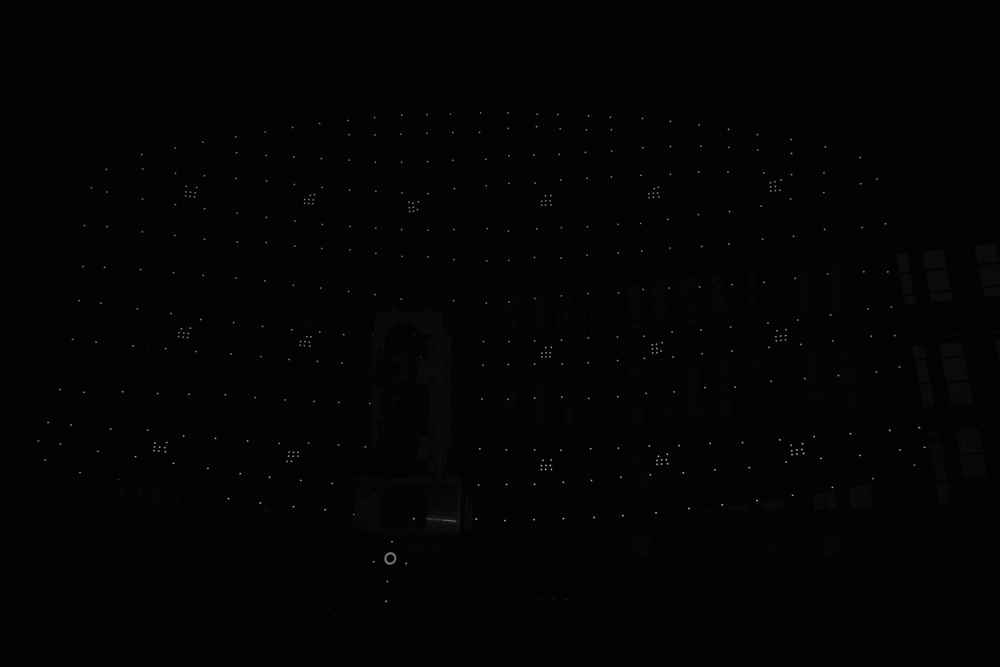
//> input picture Measurement Task/DSC_5101.JPG, 1000 x 667 px, shrunk from 7360 x 4912 before the run
$ ./task1   (built with g++ and OpenCV 4)
//> lines starting //> are read from the running program, lines starting //| are printed output that depends on the picture; after the words box and inside, x2 and y2 are one past the last pixel; in counts of white or black regions, pixels touching at a corner belong together

#include <opencv2/opencv.hpp>
#include <iostream>
#include <iomanip>
#include <string>
#include <vector>
#include <climits>

// ─────────────────────────────────────────────────────────────
//  工具函数：弹出命名窗口并等待任意键
//  注意：点击图像窗口后按键盘任意键继续，不要点 × 关闭！
// ─────────────────────────────────────────────────────────────
static void showAndWait(const std::string& winName, const cv::Mat& img)
{
    cv::namedWindow(winName, cv::WINDOW_NORMAL);
    cv::imshow(winName, img);
    std::cout << "[点击图像窗口后按任意键继续 → " << winName << "]\n";
    cv::waitKey(0);
    cv::destroyWindow(winName);
}

// ─────────────────────────────────────────────────────────────
//  存储每个目标点的信息
// ─────────────────────────────────────────────────────────────
struct TargetPoint {
    cv::Point2f topLeft;
    cv::Point2f bottomRight;
    int         area;
    cv::Point2f centroid;
};

int main()
{
    // 设置控制台编码为 UTF-8，解决中文乱码
    system("chcp 65001 > nul");

    std::cout << "程序启动...\n";

    // ══════════════════════════════════════════════════════════
    //  Step 1. 读取原始图像
    //  !! 把下面路径改成你图片的实际路径，路径中不要有中文 !!
    // ══════════════════════════════════════════════════════════
    const std::string imagePath = "D:\\cv2\\Measurement Task\\DSC_5101.JPG";

    std::cout << "正在读取图片：" << imagePath << "\n";
    cv::Mat img = cv::imread(imagePath, cv::IMREAD_COLOR);
//> img is the input picture: 667 rows x 1000 cols, CV_8UC3; min 0, max 188, mean 3.4
    if (img.empty()) {
        std::cerr << "错误：找不到图片！请检查路径：" << imagePath << "\n";
        system("pause");
        return -1;
    }
    std::cout << "图像尺寸：" << img.cols << " x " << img.rows
              << "，通道数：" << img.channels() << "\n";
//| 图像尺寸：1000 x 667，通道数：3

    showAndWait("1. Yuan Shi Tu Xiang", img);


    // ══════════════════════════════════════════════════════════
    //  Step 2. 转换为灰度图
    // ══════════════════════════════════════════════════════════
    std::cout << "Step 2: 转换灰度图...\n";
    cv::Mat grayImg;
    if (img.channels() == 3)
        cv::cvtColor(img, grayImg, cv::COLOR_BGR2GRAY);
    else
        grayImg = img.clone();

    showAndWait("2. Hui Du Tu", grayImg);


    // ══════════════════════════════════════════════════════════
    //  Step 3. 去除背景（每个像素 -10，饱和减法）
    // ══════════════════════════════════════════════════════════
    std::cout << "Step 3: 去除背景...\n";
    cv::Mat bgRemoved;
    cv::subtract(grayImg, cv::Scalar(10), bgRemoved);

    showAndWait("3. Qu Chu Bei Jing", bgRemoved);


    // ══════════════════════════════════════════════════════════
    //  Step 4. 高斯滤波（5×5，sigma=2）
    // ══════════════════════════════════════════════════════════
    std::cout << "Step 4: 高斯滤波...\n";
    cv::Mat gaussianImg;
    cv::GaussianBlur(bgRemoved, gaussianImg, cv::Size(5, 5), 2.0, 2.0,
                     cv::BORDER_REPLICATE);

    showAndWait("4. Gao Si Lv Bo", gaussianImg);


    // ══════════════════════════════════════════════════════════
    //  Step 5. 二值化（阈值 = 0.1 × 255 ≈ 25）
    // ══════════════════════════════════════════════════════════
    std::cout << "Step 5: 二值化...\n";
    cv::Mat bwImg;
    cv::threshold(gaussianImg, bwImg, 0.1 * 255.0, 255, cv::THRESH_BINARY);
//> bwImg: 667 rows x 1000 cols, CV_8UC1; 0.03% white; 5 white regions (3 under 20 px), largest, box (x1, y1, x2, y2) and area: (383, 551, 397, 566) 132, (443, 519, 455, 523) 37

    showAndWait("5. Er Zhi Hua", bwImg);


    // ══════════════════════════════════════════════════════════
    //  Step 6. 连通区域分析并用伪彩色显示
    // ══════════════════════════════════════════════════════════
    std::cout << "Step 6: 连通区域分析...\n";
    cv::Mat labelMap;
    int numLabels = cv::connectedComponents(bwImg, labelMap, 8, CV_32S);
//> labelMap: 667 rows x 1000 cols, CV_32SC1; 6 distinct labels, from 0 to 5
//> numLabels = 6

    // 生成伪彩色图
    cv::Mat colorLabel(labelMap.size(), CV_8UC3, cv::Vec3b(0, 0, 0));
    std::vector<cv::Vec3b> colors(numLabels);
    colors[0] = cv::Vec3b(0, 0, 0);
    cv::RNG rng(42);
    for (int k = 1; k < numLabels; ++k)
        colors[k] = cv::Vec3b(rng.uniform(50, 255),
                              rng.uniform(50, 255),
                              rng.uniform(50, 255));
//> this loop made 5 passes
    for (int r = 0; r < labelMap.rows; ++r)
        for (int c = 0; c < labelMap.cols; ++c)
            colorLabel.at<cv::Vec3b>(r, c) = colors[labelMap.at<int>(r, c)];

    std::cout << "共检测到连通区域（不含背景）：" << numLabels - 1 << " 个\n";
//| 共检测到连通区域（不含背景）：5 个
    showAndWait("6. Lian Tong Qu Yu", colorLabel);


    // ══════════════════════════════════════════════════════════
    //  Step 7. 灰度重心法（优化版：单次遍历全图，适合大图）
    //
    //  公式：
    //    x = Σ(xi * f(xi,yi)) / Σf(xi,yi)
    //    y = Σ(yi * f(xi,yi)) / Σf(xi,yi)
    // ══════════════════════════════════════════════════════════
    std::cout << "Step 7: 计算灰度重心（大图可能需要几秒）...\n";

    cv::Mat resultImg;
    cv::cvtColor(gaussianImg, resultImg, cv::COLOR_GRAY2BGR);

    // 一次性收集所有连通域数据
    struct LabelData {
        double sumF  = 0;
        double sumXF = 0;
        double sumYF = 0;
        int minX = INT_MAX, minY = INT_MAX;
        int maxX = 0,       maxY = 0;
        int count = 0;
    };
    std::vector<LabelData> labelData(numLabels);
//> labelData = 6 items

    // 只遍历一次全图
    for (int r = 0; r < labelMap.rows; ++r) {
        for (int c = 0; c < labelMap.cols; ++c) {
            int lbl = labelMap.at<int>(r, c);
            if (lbl == 0) continue;
            double f = static_cast<double>(gaussianImg.at<uchar>(r, c));
            auto& ld = labelData[lbl];
            ld.sumF  += f;
            ld.sumXF += c * f;
            ld.sumYF += r * f;
            ld.minX = std::min(ld.minX, c);
            ld.minY = std::min(ld.minY, r);
            ld.maxX = std::max(ld.maxX, c);
            ld.maxY = std::max(ld.maxY, r);
            ld.count++;
        }
    }

    std::vector<TargetPoint> targetPoints;

    for (int lbl = 1; lbl < numLabels; ++lbl) {
        auto& ld = labelData[lbl];
        if (ld.count == 0) continue;

        // 计算灰度重心
        cv::Point2f centroid;
        if (ld.sumF > 0) {
            centroid.x = static_cast<float>(ld.sumXF / ld.sumF);
            centroid.y = static_cast<float>(ld.sumYF / ld.sumF);
        } else {
            centroid.x = (ld.minX + ld.maxX) / 2.0f;
            centroid.y = (ld.minY + ld.maxY) / 2.0f;
        }

        cv::Rect bb(ld.minX, ld.minY,
                    ld.maxX - ld.minX,
                    ld.maxY - ld.minY);

        // 绘制红色包围盒
        cv::rectangle(resultImg, bb, cv::Scalar(0, 0, 255), 2);

        // 绘制绿色十字重心
        const int armLen = 8;
        cv::line(resultImg,
                 cv::Point(cvRound(centroid.x) - armLen, cvRound(centroid.y)),
                 cv::Point(cvRound(centroid.x) + armLen, cvRound(centroid.y)),
                 cv::Scalar(0, 255, 0), 2);
        cv::line(resultImg,
                 cv::Point(cvRound(centroid.x), cvRound(centroid.y) - armLen),
                 cv::Point(cvRound(centroid.x), cvRound(centroid.y) + armLen),
                 cv::Scalar(0, 255, 0), 2);

        // 存储结果
        TargetPoint tp;
        tp.topLeft     = cv::Point2f(static_cast<float>(ld.minX),
                                     static_cast<float>(ld.minY));
        tp.bottomRight = cv::Point2f(static_cast<float>(ld.maxX),
                                     static_cast<float>(ld.maxY));
        tp.area        = ld.count;
        tp.centroid    = centroid;
        targetPoints.push_back(tp);
    }
//> this loop made 5 passes
//> (bb, tp.bottomRight, tp.area, tp.centroid) on passes 4 to 5: (Rect(443, 519, 11, 3), Point(454, 522), 37, Point(448.8, 520.1)), (Rect(383, 551, 13, 14), Point(396, 565), 132, Point(389.8, 558))
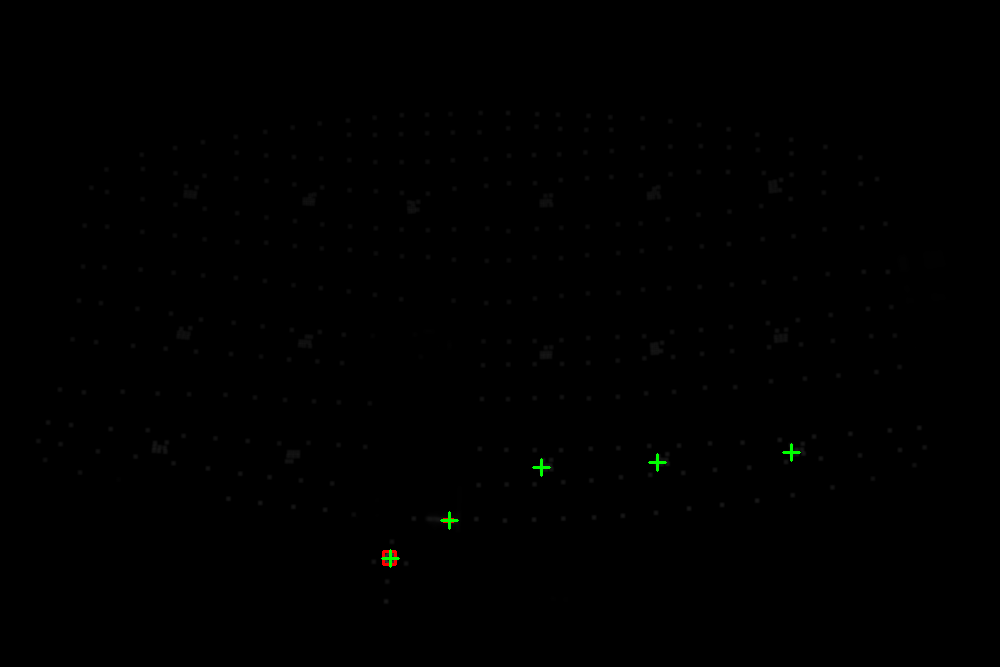
//> resultImg: 667 rows x 1000 cols, CV_8UC3; mean B, G, R 0.2, 0.4, 0.2

    showAndWait("7. Mu Biao Dian (Red:BBox  Green:Centroid)", resultImg);


    // ══════════════════════════════════════════════════════════
    //  Step 8. 控制台输出结果
    // ══════════════════════════════════════════════════════════
    std::cout << "\n检测到的目标点信息（基于灰度重心法）：\n";
    if (targetPoints.empty()) {
        std::cout << "  未检测到任何目标点。\n";
    } else {
        std::cout << std::fixed << std::setprecision(2);
        std::cout << std::left
                  << std::setw(6)  << "编号"
                  << std::setw(18) << "TopLeft(x,y)"
                  << std::setw(20) << "BottomRight(x,y)"
                  << std::setw(10) << "Area"
                  << std::setw(20) << "Centroid(x,y)"
                  << "\n";
        std::cout << std::string(74, '-') << "\n";
        for (size_t i = 0; i < targetPoints.size(); ++i) {
            const auto& tp = targetPoints[i];
            std::cout
                << std::setw(6)  << i + 1
                << std::setw(18) << ("(" + std::to_string((int)tp.topLeft.x)
                                         + "," + std::to_string((int)tp.topLeft.y) + ")")
                << std::setw(20) << ("(" + std::to_string((int)tp.bottomRight.x)
                                         + "," + std::to_string((int)tp.bottomRight.y) + ")")
                << std::setw(10) << tp.area
                << std::setw(20) << ("(" + std::to_string(tp.centroid.x)
                                         + "," + std::to_string(tp.centroid.y) + ")")
                << "\n";
        }
    }

    std::cout << "\n全部完成！\n";
    cv::destroyAllWindows();
    system("pause");
    return 0;
}
